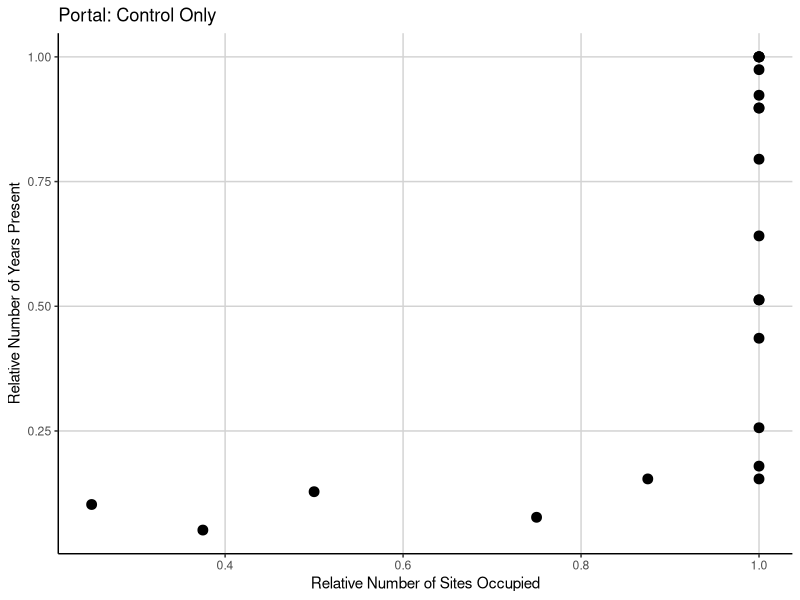
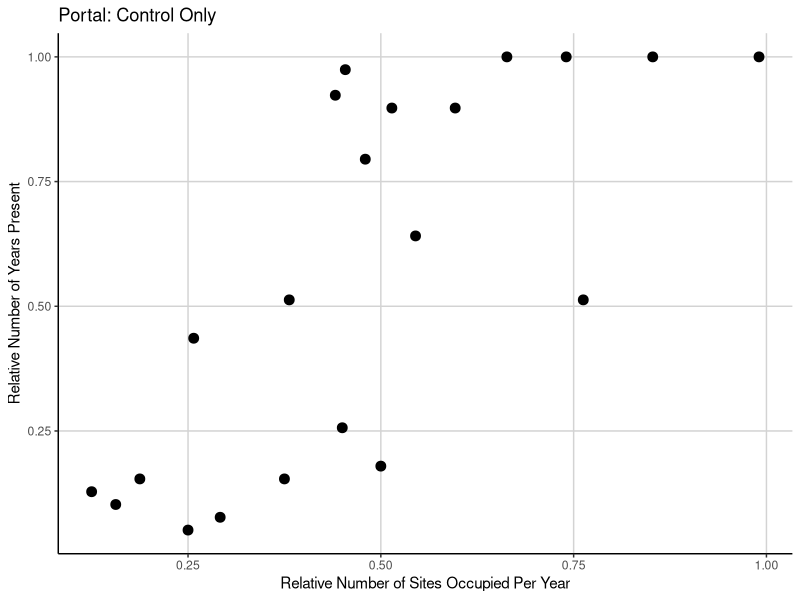
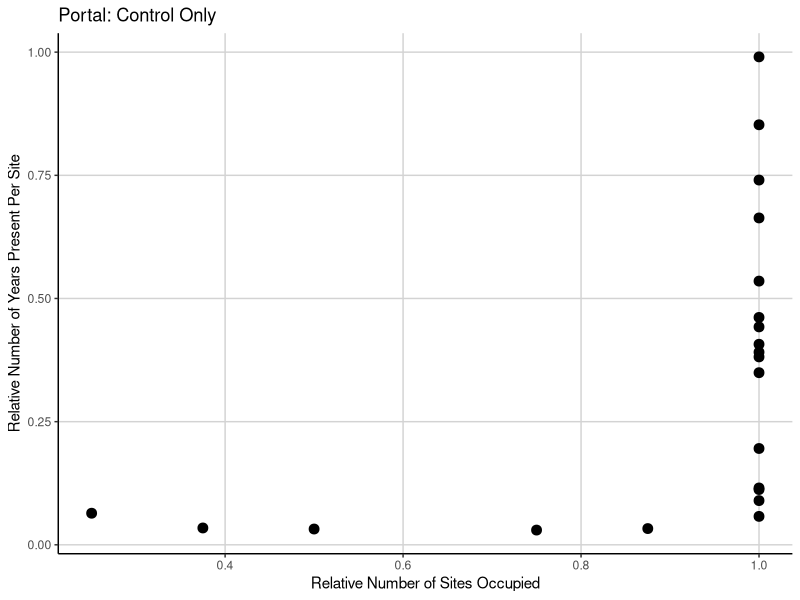
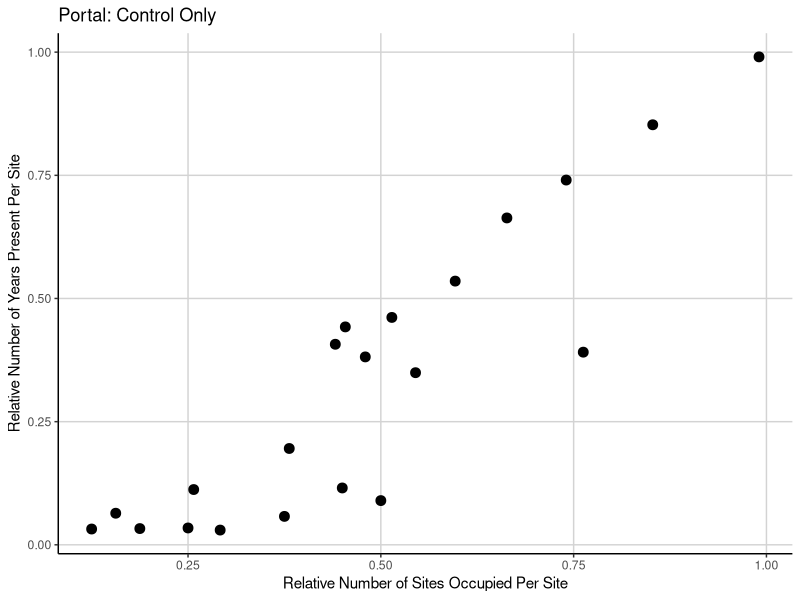
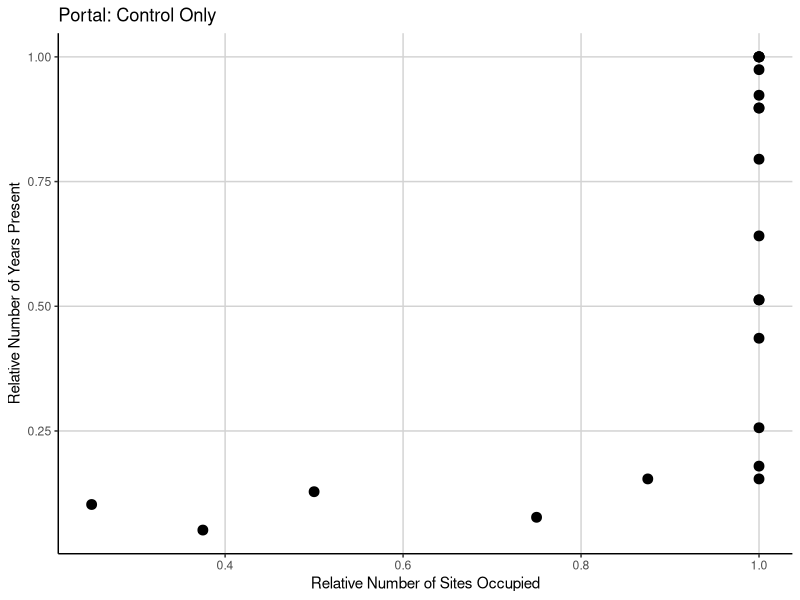
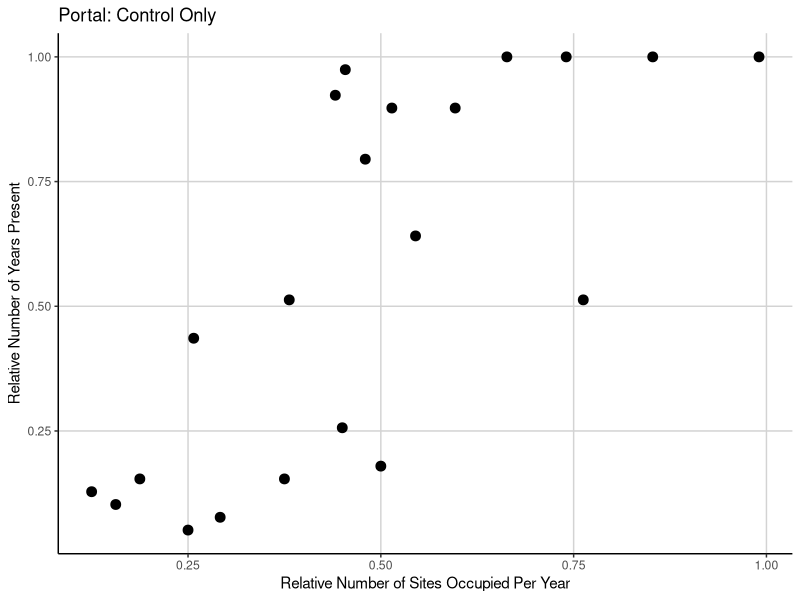
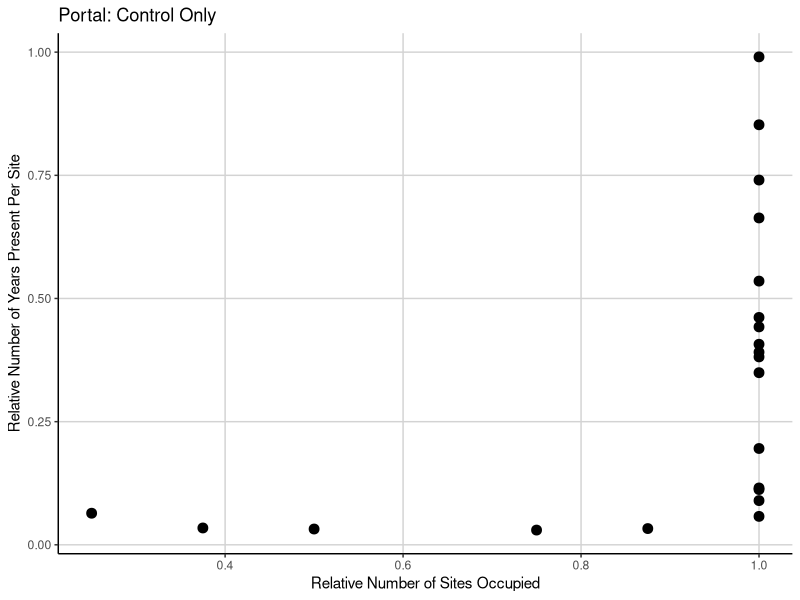
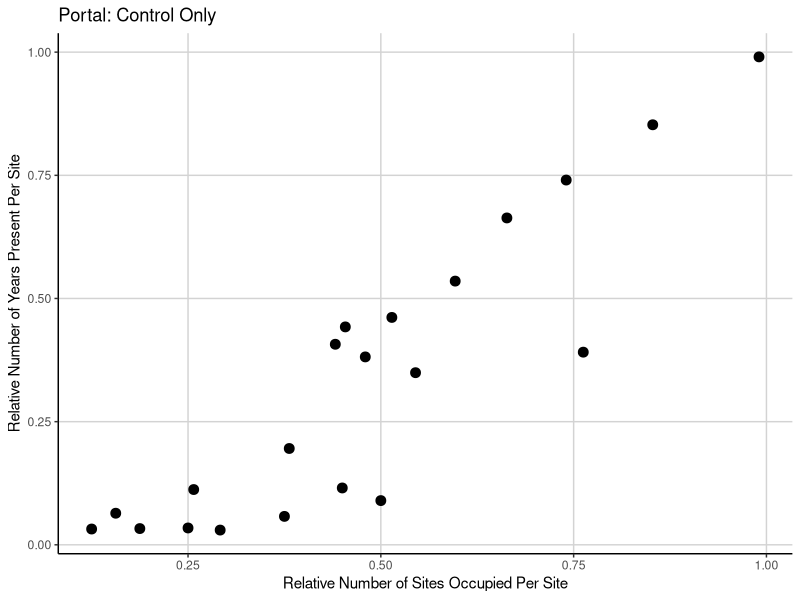

These charts were generated, in order, by the following R code:
# Core-satellite-transient with Portal data
# Feb 17, 2016
# Ellen Bledsoe

# download libraries
library(dplyr)
library(ggplot2)

# read files

species <- read.csv("data/species_portal.csv", header = TRUE, na.strings = c(""))
surveys <- read.csv("data/surveys.csv", header = TRUE, na.strings = c(""))

# get only known rodents
rodents <- select(species, New.Code, Rodent) %>% 
           filter(Rodent == 1)
known_rodents <- select(rodents, New.Code) %>% 
                 filter(New.Code != 'DX', New.Code != 'NX',
                        New.Code != 'OX', New.Code != 'PX',
                        New.Code != 'RX', New.Code != 'SX', New.Code != 'UR')
colnames(known_rodents)[1] <- "species"

# get relevant survey periods & only control plots
surveys_control <- surveys %>% 
                   filter(period > 0 & period <= 436,
                          plot == '2' | plot == '4' | plot == '8' | plot == '11' |
                          plot == '12' | plot == '14' | plot == '17' | plot == '22')

portal <- semi_join(surveys_control, known_rodents, by = "species")

### calculating relative years and relative sites 

colnames(portal)[4] <- "year"
port_data <- select(portal, year, plot, species) %>% 
             group_by(species, year, plot) %>% 
             arrange(species, year, plot) %>% 
             summarise(count = n())

# number of years in which species occur overall

port_years <- select(port_data, species, year) %>% 
              group_by(species, year) %>% 
              summarise(year_count = n())
port_years_count <- select(port_years, species) %>% 
                    group_by(species) %>% 
                    summarise(years = n())

total_years <- length(unique(port_data$year))

port_years_count <- mutate(port_years_count, rel_years = years/total_years)

# number of sites in which species occur overall

port_plots <- select(port_data, species, plot) %>% 
              group_by(species, plot) %>% 
              summarise(plot_count = n())
port_plots_count <- select(port_plots, species) %>% 
                    group_by(species) %>% 
                    summarise(plots = n())

total_plots <- length(unique(port_data$plot))

port_plots_count <- mutate(port_plots_count, rel_sites = plots/total_plots)

# average relative number of plots per year

port_data1 <- select(portal, year, plot, species) %>% 
              group_by(species, year, plot) %>% 
              arrange(species, year, plot) 

port_plots_by_year <- select(port_data1, year, species, plot) %>% 
                      group_by(year, species) %>% 
                      summarise(plot_by_year = n_distinct(plot))

port_rel_plots_by_year <- mutate(port_plots_by_year, rel_plots_by_year = plot_by_year/total_plots)

port_plots_year_species <- port_rel_plots_by_year %>% 
                           group_by(species) %>% 
                           summarize(mean_rel_sites = mean(rel_plots_by_year))

# average relative number of years per plot

port_years_by_plot <- select(port_data1, year, species, plot) %>% 
                      group_by(plot, species) %>% 
                      summarise(years_by_plot = n_distinct(year))

port_rel_years_by_plot <- mutate(port_years_by_plot, rel_years_by_plot = years_by_plot/total_years)

port_years_plot_species <- port_rel_years_by_plot %>% 
                           group_by(species) %>% 
                           summarize(mean_rel_years = mean(rel_years_by_plot))

### combine all relevant data into one dataframe

portal_rel_data <- inner_join(port_years_count, port_plots_count, by = "species")
portal_mean_rel_data <- inner_join(port_years_plot_species, port_plots_year_species, by = "species")
portal_total_rel_data <- inner_join(portal_rel_data, portal_mean_rel_data, by = "species")

### make scatterplots of portal control data

ggplot(portal_total_rel_data, aes(x = rel_sites, y = rel_years)) +
  geom_point(size = 3) +
  xlab("Relative Number of Sites Occupied") + 
  ylab("Relative Number of Years Present") +
  ggtitle("Portal: Control Only") +
  theme(panel.background = element_blank(), 
        axis.line = element_line(colour = "black"), 
        panel.grid.major = element_line(colour = "light gray"))
ggsave(file = "portal_broad_yr_site.png", width = 6, height = 5)

ggplot(portal_total_rel_data, aes(x = mean_rel_sites, y = rel_years)) +
  geom_point(size = 3) +
  xlab("Relative Number of Sites Occupied Per Year") + 
  ylab("Relative Number of Years Present") +
  ggtitle("Portal: Control Only") +
  theme(panel.background = element_blank(), 
        axis.line = element_line(colour = "black"), 
        panel.grid.major = element_line(colour = "light gray"))
ggsave(file = "portal_mean_rel_site.png", width = 6, height = 5)

ggplot(portal_total_rel_data, aes(x = rel_sites, y = mean_rel_years)) +
  geom_point(size = 3) +
  xlab("Relative Number of Sites Occupied") + 
  ylab("Relative Number of Years Present Per Site") +
  ggtitle("Portal: Control Only") +
  theme(panel.background = element_blank(), 
        axis.line = element_line(colour = "black"), 
        panel.grid.major = element_line(colour = "light gray"))
ggsave(file = "portal_mean_rel_year.png", width = 6, height = 5)

ggplot(portal_total_rel_data, aes(x = mean_rel_sites, y = mean_rel_years)) +
  geom_point(size = 3) +
  xlab("Relative Number of Sites Occupied Per Site") + 
  ylab("Relative Number of Years Present Per Site") +
  ggtitle("Portal: Control Only") +
  theme(panel.background = element_blank(), 
        axis.line = element_line(colour = "black"), 
        panel.grid.major = element_line(colour = "light gray"))
ggsave(file = "portal_mean_rel_year&site.png", width = 6, height = 5)

### everything all over except with long-term krat exclosures included

# get relevant survey periods & only control plots
surveys_control_krat <- surveys %>% 
                        filter(period > 0 & period <= 436,
                               plot == '2' | plot == '4' | plot == '8' | plot == '11' |
                               plot == '12' | plot == '14' | plot == '17' | plot == '22' |
                               plot == '3' | plot == '15' | plot == '19' | plot == '21')

portal1 <- semi_join(surveys_control_krat, known_rodents, by = "species")

# calculating relative years and relative sites 

colnames(portal1)[4] <- "year"
port_data1 <- select(portal1, year, plot, species) %>% 
              group_by(species, year, plot) %>% 
              arrange(species, year, plot) %>% 
              summarise(count = n())

# number of years in which species occur overall

port_years1 <- select(port_data1, species, year) %>% 
               group_by(species, year) %>% 
               summarise(year_count = n())
port_years_count1 <- select(port_years1, species) %>% 
                     group_by(species) %>% 
                     summarise(years = n())

total_years <- length(unique(port_data$year))

port_years_count1 <- mutate(port_years_count1, rel_years = years/total_years)

# number of sites in which species occur overall

port_plots1 <- select(port_data1, species, plot) %>% 
               group_by(species, plot) %>% 
               summarise(plot_count = n())
port_plots_count1 <- select(port_plots1, species) %>% 
                     group_by(species) %>% 
                     summarise(plots = n())

total_plots1 <- length(unique(port_data1$plot))

port_plots_count1 <- mutate(port_plots_count1, rel_sites = plots/total_plots1)

# average relative number of plots per year

port_data1 <- select(portal1, year, plot, species) %>% 
              group_by(species, year, plot) %>% 
              arrange(species, year, plot) 

port_plots_by_year1 <- select(port_data1, year, species, plot) %>% 
                       group_by(year, species) %>% 
                       summarise(plot_by_year = n_distinct(plot))

port_rel_plots_by_year1 <- mutate(port_plots_by_year1, rel_plots_by_year = plot_by_year/total_plots1)

port_plots_year_species1 <- port_rel_plots_by_year1 %>% 
                            group_by(species) %>% 
                            summarize(mean_rel_sites = mean(rel_plots_by_year))

# average relative number of years per plot

port_years_by_plot1 <- select(port_data1, year, species, plot) %>% 
                       group_by(plot, species) %>% 
                       summarise(years_by_plot = n_distinct(year))

port_rel_years_by_plot1 <- mutate(port_years_by_plot1, rel_years_by_plot = years_by_plot/total_years)

port_years_plot_species1 <- port_rel_years_by_plot1 %>% 
                            group_by(species) %>% 
                            summarize(mean_rel_years = mean(rel_years_by_plot))

### combine all relevant data into one dataframe

portal_rel_data <- inner_join(port_years_count, port_plots_count, by = "species")
portal_mean_rel_data <- inner_join(port_years_plot_species, port_plots_year_species, by = "species")
portal_total_rel_data <- inner_join(portal_rel_data, portal_mean_rel_data, by = "species")

### make scatterplots of portal control data

ggplot(portal_total_rel_data, aes(x = rel_sites, y = rel_years)) +
  geom_point(size = 3) +
  xlab("Relative Number of Sites Occupied") + 
  ylab("Relative Number of Years Present") +
  ggtitle("Portal: Control Only") +
  theme(panel.background = element_blank(), 
        axis.line = element_line(colour = "black"), 
        panel.grid.major = element_line(colour = "light gray"))
ggsave(file = "portal_broad_yr_site.png", width = 6, height = 5)

ggplot(portal_total_rel_data, aes(x = mean_rel_sites, y = rel_years)) +
  geom_point(size = 3) +
  xlab("Relative Number of Sites Occupied Per Year") + 
  ylab("Relative Number of Years Present") +
  ggtitle("Portal: Control Only") +
  theme(panel.background = element_blank(), 
        axis.line = element_line(colour = "black"), 
        panel.grid.major = element_line(colour = "light gray"))
ggsave(file = "portal_mean_rel_site.png", width = 6, height = 5)

ggplot(portal_total_rel_data, aes(x = rel_sites, y = mean_rel_years)) +
  geom_point(size = 3) +
  xlab("Relative Number of Sites Occupied") + 
  ylab("Relative Number of Years Present Per Site") +
  ggtitle("Portal: Control Only") +
  theme(panel.background = element_blank(), 
        axis.line = element_line(colour = "black"), 
        panel.grid.major = element_line(colour = "light gray"))
ggsave(file = "portal_mean_rel_year.png", width = 6, height = 5)

ggplot(portal_total_rel_data, aes(x = mean_rel_sites, y = mean_rel_years)) +
  geom_point(size = 3) +
  xlab("Relative Number of Sites Occupied Per Site") + 
  ylab("Relative Number of Years Present Per Site") +
  ggtitle("Portal: Control Only") +
  theme(panel.background = element_blank(), 
        axis.line = element_line(colour = "black"), 
        panel.grid.major = element_line(colour = "light gray"))
ggsave(file = "portal_mean_rel_year&site.png", width = 6, height = 5)
